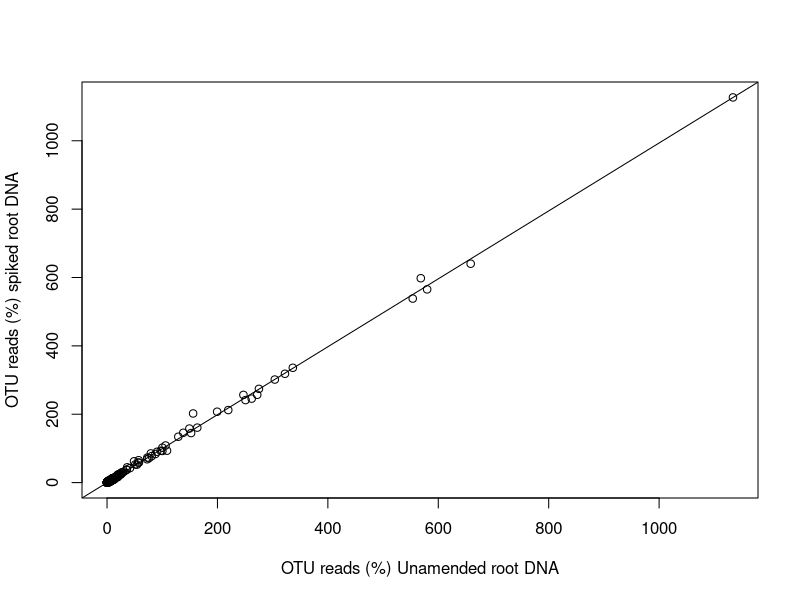
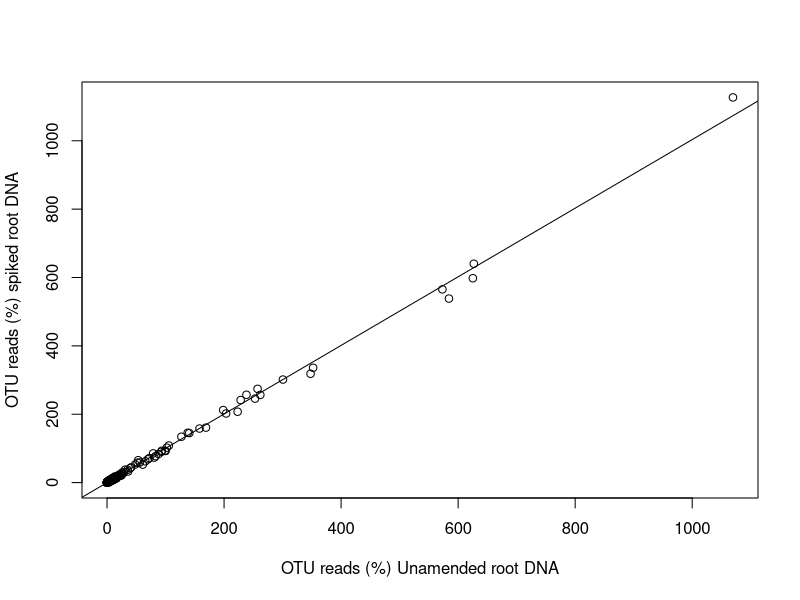
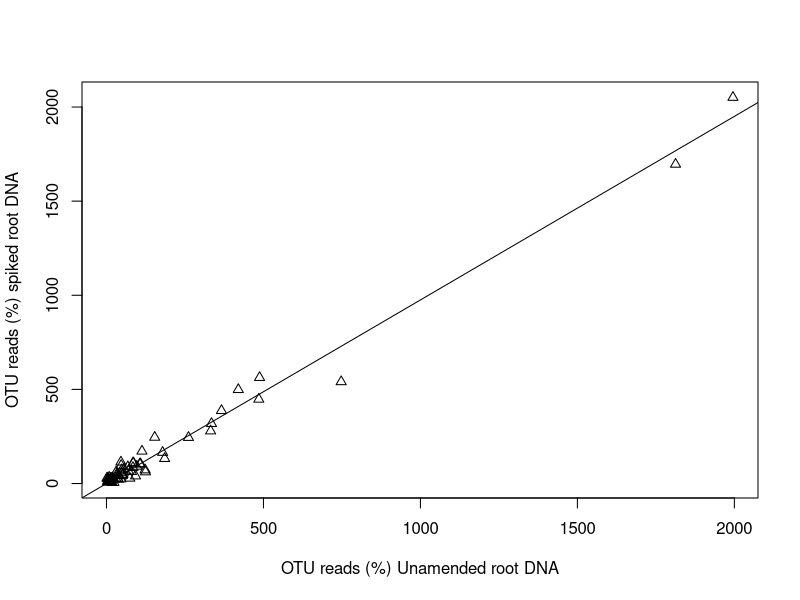

Generate these figures, in order, with R:
## ---- chunk 1
rm(list=ls()) 

library(ggplot2)
library(ggpubr)
library(dplyr)
library(tidyr)
## ---- chunk 2
bac <- read.csv("./data/20180807-fig4-lm-bac.csv", header = T)
fun <- read.csv("./data/20180807-fig4-lm-fun.csv", header = T)

## Bacteria E04-E00

data_e04_bac <- select(bac, OTUID, E04_bac, E00_bac)

x2 <- data_e04_bac$E04_bac
y2 <- data_e04_bac$E00_bac

cor.test(x2,y2,method="pearson")
lm.fit2 <-lm(y2~0+x2)
coef(lm.fit2)

plot(data_e04_bac$E04_bac,data_e04_bac$E00_bac,
     xlab ="OTU reads (%) Unamended root DNA", 
     ylab ="OTU reads (%) spiked root DNA")

abline(lm.fit2)


## Bacteria E03-E00

data_e03_bac <- select(bac, OTUID, E03_bac, E00_bac)

x3 <- data_e03_bac$E03_bac
y3 <- data_e03_bac$E00_bac

cor.test(x3,y3,method="pearson")
lm.fit3 <-lm(y3~0+x3)
coef(lm.fit3)

plot(data_e03_bac$E03_bac,data_e03_bac$E00_bac,
     xlab ="OTU reads (%) Unamended root DNA", 
     ylab ="OTU reads (%) spiked root DNA")

abline(lm.fit3)


## Fungi E03-E00

data_e03_fun <- select(fun, OTUID, E03_fun, E00_fun)

x6 <- data_e03_fun$E03_fun
y6 <- data_e03_fun$E00_fun

cor.test(x6,y6,method="pearson")
lm.fit6 <- lm(y6~0+x6)
coef(lm.fit6)

plot(data_e03_fun$E03_fun,data_e03_fun$E00_fun,pch=2,
     xlab ="OTU reads (%) Unamended root DNA", 
     ylab ="OTU reads (%) spiked root DNA")

abline(lm.fit6)

